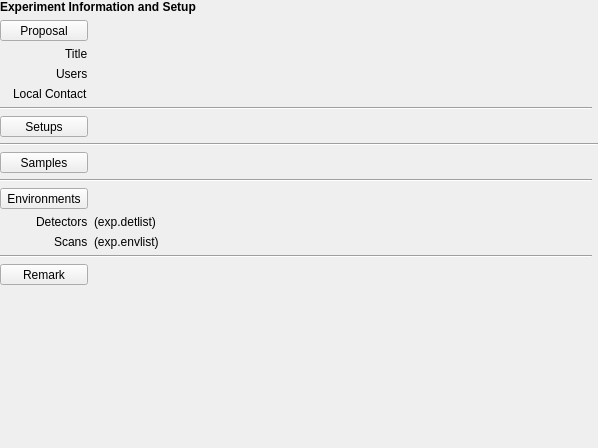
<?xml version="1.0" encoding="UTF-8"?>
<ui version="4.0">
 <class>Form</class>
 <widget class="QWidget" name="Form">
  <property name="geometry">
   <rect>
    <x>0</x>
    <y>0</y>
    <width>598</width>
    <height>448</height>
   </rect>
  </property>
  <property name="windowTitle">
   <string>Form</string>
  </property>
  <layout class="QVBoxLayout" name="verticalLayout">
   <property name="margin">
    <number>0</number>
   </property>
   <item>
    <widget class="QLabel" name="titleLbl">
     <property name="font">
      <font>
       <bold>true</bold>
      </font>
     </property>
     <property name="text">
      <string>Experiment Information and Setup</string>
     </property>
     <property name="alignment">
      <set>Qt::AlignLeading|Qt::AlignLeft|Qt::AlignVCenter</set>
     </property>
    </widget>
   </item>
   <item>
    <layout class="QGridLayout" name="gridLayout" columnstretch="0,1,0" columnminimumwidth="0,0,0">
     <item row="0" column="0">
      <widget class="QToolButton" name="proposalBtn">
       <property name="sizePolicy">
        <sizepolicy hsizetype="Minimum" vsizetype="Fixed">
         <horstretch>0</horstretch>
         <verstretch>0</verstretch>
        </sizepolicy>
       </property>
       <property name="toolTip">
        <string>Edit Proposal Information</string>
       </property>
       <property name="text">
        <string>Proposal</string>
       </property>
      </widget>
     </item>
     <item row="5" column="0">
      <widget class="QToolButton" name="setupBtn">
       <property name="sizePolicy">
        <sizepolicy hsizetype="Minimum" vsizetype="Fixed">
         <horstretch>0</horstretch>
         <verstretch>0</verstretch>
        </sizepolicy>
       </property>
       <property name="toolTip">
        <string>Edit Instrument Setups</string>
       </property>
       <property name="text">
        <string>Setups</string>
       </property>
      </widget>
     </item>
     <item row="7" column="0">
      <widget class="QToolButton" name="sampleBtn">
       <property name="sizePolicy">
        <sizepolicy hsizetype="Minimum" vsizetype="Fixed">
         <horstretch>0</horstretch>
         <verstretch>0</verstretch>
        </sizepolicy>
       </property>
       <property name="toolTip">
        <string>Edit Samples</string>
       </property>
       <property name="text">
        <string>Samples</string>
       </property>
      </widget>
     </item>
     <item row="13" column="1">
      <widget class="ValueLabel" name="valueLabel_5">
       <property name="key" stdset="0">
        <string>exp.remark</string>
       </property>
      </widget>
     </item>
     <item row="2" column="0" alignment="Qt::AlignRight">
      <widget class="QLabel" name="label_4">
       <property name="sizePolicy">
        <sizepolicy hsizetype="Fixed" vsizetype="Preferred">
         <horstretch>0</horstretch>
         <verstretch>0</verstretch>
        </sizepolicy>
       </property>
       <property name="text">
        <string>Users</string>
       </property>
      </widget>
     </item>
     <item row="3" column="0" alignment="Qt::AlignRight">
      <widget class="QLabel" name="label_5">
       <property name="sizePolicy">
        <sizepolicy hsizetype="Fixed" vsizetype="Preferred">
         <horstretch>0</horstretch>
         <verstretch>0</verstretch>
        </sizepolicy>
       </property>
       <property name="text">
        <string>Local Contact</string>
       </property>
      </widget>
     </item>
     <item row="0" column="1">
      <widget class="ValueLabel" name="valueLabel">
       <property name="key" stdset="0">
        <string>exp.proposal</string>
       </property>
      </widget>
     </item>
     <item row="2" column="1">
      <widget class="ValueLabel" name="valueLabel_3">
       <property name="key" stdset="0">
        <string>exp.users</string>
       </property>
      </widget>
     </item>
     <item row="7" column="1">
      <widget class="ValueLabel" name="valueLabel_6">
       <property name="key" stdset="0">
        <string>sample.samplename</string>
       </property>
      </widget>
     </item>
     <item row="3" column="1">
      <widget class="ValueLabel" name="valueLabel_4">
       <property name="key" stdset="0">
        <string>exp.localcontact</string>
       </property>
      </widget>
     </item>
     <item row="6" column="0" colspan="3">
      <widget class="Line" name="line">
       <property name="orientation">
        <enum>Qt::Horizontal</enum>
       </property>
      </widget>
     </item>
     <item row="10" column="0" alignment="Qt::AlignRight">
      <widget class="QLabel" name="label_3">
       <property name="text">
        <string>Detectors</string>
       </property>
      </widget>
     </item>
     <item row="4" column="0" colspan="2">
      <widget class="Line" name="line_3">
       <property name="orientation">
        <enum>Qt::Horizontal</enum>
       </property>
      </widget>
     </item>
     <item row="11" column="0" alignment="Qt::AlignRight">
      <widget class="QLabel" name="label_8">
       <property name="text">
        <string>Scans</string>
       </property>
      </widget>
     </item>
     <item row="5" column="1">
      <widget class="ValueLabel" name="setupLabel"/>
     </item>
     <item row="8" column="0" colspan="2">
      <widget class="Line" name="line_2">
       <property name="orientation">
        <enum>Qt::Horizontal</enum>
       </property>
      </widget>
     </item>
     <item row="10" column="1">
      <widget class="ValueLabel" name="detLabel">
       <property name="text">
        <string>(exp.detlist)</string>
       </property>
       <property name="key" stdset="0">
        <string>exp.detlist</string>
       </property>
      </widget>
     </item>
     <item row="11" column="1">
      <widget class="ValueLabel" name="envLabel">
       <property name="text">
        <string>(exp.envlist)</string>
       </property>
       <property name="key" stdset="0">
        <string>exp.envlist</string>
       </property>
      </widget>
     </item>
     <item row="12" column="0" colspan="2">
      <widget class="Line" name="line_4">
       <property name="orientation">
        <enum>Qt::Horizontal</enum>
       </property>
      </widget>
     </item>
     <item row="1" column="0" alignment="Qt::AlignRight">
      <widget class="QLabel" name="label_2">
       <property name="sizePolicy">
        <sizepolicy hsizetype="Fixed" vsizetype="Preferred">
         <horstretch>0</horstretch>
         <verstretch>0</verstretch>
        </sizepolicy>
       </property>
       <property name="layoutDirection">
        <enum>Qt::LeftToRight</enum>
       </property>
       <property name="text">
        <string>Title</string>
       </property>
       <property name="alignment">
        <set>Qt::AlignLeading|Qt::AlignLeft|Qt::AlignVCenter</set>
       </property>
      </widget>
     </item>
     <item row="1" column="1">
      <widget class="ValueLabel" name="valueLabel_2">
       <property name="key" stdset="0">
        <string>exp.title</string>
       </property>
      </widget>
     </item>
     <item row="9" column="0">
      <widget class="QToolButton" name="detenvBtn">
       <property name="sizePolicy">
        <sizepolicy hsizetype="Minimum" vsizetype="Fixed">
         <horstretch>0</horstretch>
         <verstretch>0</verstretch>
        </sizepolicy>
       </property>
       <property name="toolTip">
        <string>Edit Detector and Scan Environments</string>
       </property>
       <property name="text">
        <string>Environments</string>
       </property>
      </widget>
     </item>
     <item row="13" column="0">
      <widget class="QToolButton" name="remarkBtn">
       <property name="sizePolicy">
        <sizepolicy hsizetype="Minimum" vsizetype="Fixed">
         <horstretch>0</horstretch>
         <verstretch>0</verstretch>
        </sizepolicy>
       </property>
       <property name="toolTip">
        <string>Add a Remark</string>
       </property>
       <property name="text">
        <string>Remark</string>
       </property>
      </widget>
     </item>
    </layout>
   </item>
   <item>
    <spacer name="verticalSpacer">
     <property name="orientation">
      <enum>Qt::Vertical</enum>
     </property>
     <property name="sizeHint" stdset="0">
      <size>
       <width>20</width>
       <height>40</height>
      </size>
     </property>
    </spacer>
   </item>
  </layout>
  <action name="actionMove">
   <property name="icon">
    <iconset resource="../../../../resources/nicos-gui.qrc">
     <normaloff>:/jump</normaloff>:/jump</iconset>
   </property>
   <property name="text">
    <string>Move...</string>
   </property>
  </action>
  <action name="actionReset">
   <property name="text">
    <string>Reset</string>
   </property>
  </action>
  <action name="actionFix">
   <property name="text">
    <string>Fix...</string>
   </property>
  </action>
  <action name="actionRelease">
   <property name="text">
    <string>Release</string>
   </property>
  </action>
  <action name="actionStop">
   <property name="icon">
    <iconset resource="../../../../resources/nicos-gui.qrc">
     <normaloff>:/emergency</normaloff>:/emergency</iconset>
   </property>
   <property name="text">
    <string>Stop</string>
   </property>
  </action>
  <action name="actionHelp">
   <property name="text">
    <string>Help</string>
   </property>
  </action>
  <action name="actionPlotHistory">
   <property name="icon">
    <iconset resource="../../../../resources/nicos-gui.qrc">
     <normaloff>:/find</normaloff>:/find</iconset>
   </property>
   <property name="text">
    <string>Plot history...</string>
   </property>
  </action>
 </widget>
 <customwidgets>
  <customwidget>
   <class>ValueLabel</class>
   <extends>QLabel</extends>
   <header>nicos.guisupport.display</header>
  </customwidget>
 </customwidgets>
 <resources>
  <include location="../../../../resources/nicos-gui.qrc"/>
 </resources>
 <connections/>
</ui>
